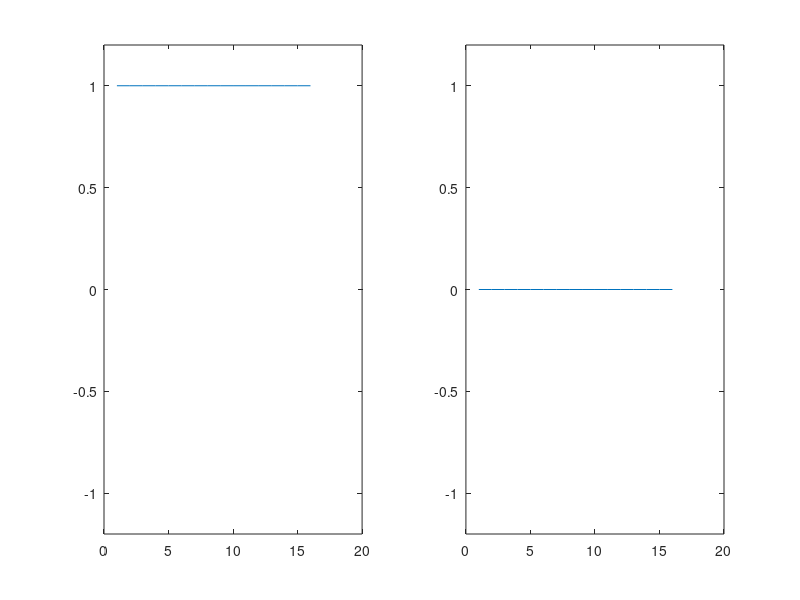
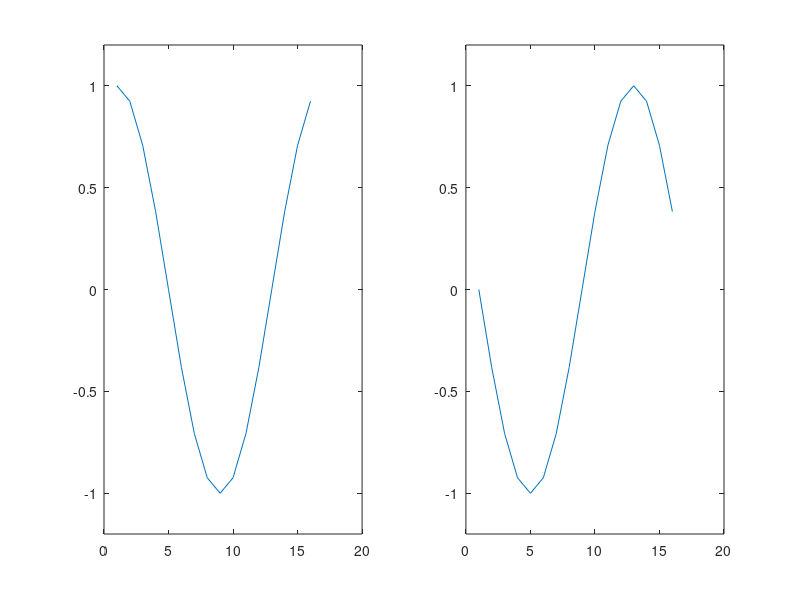
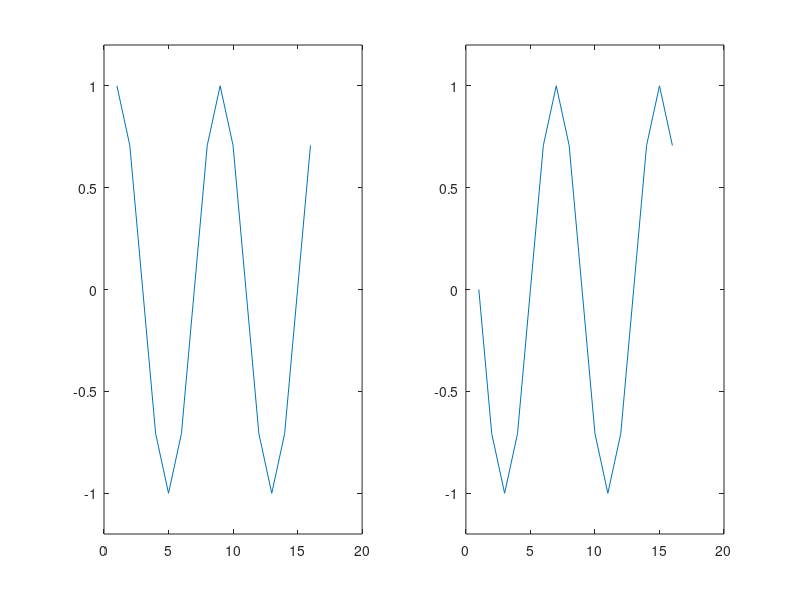
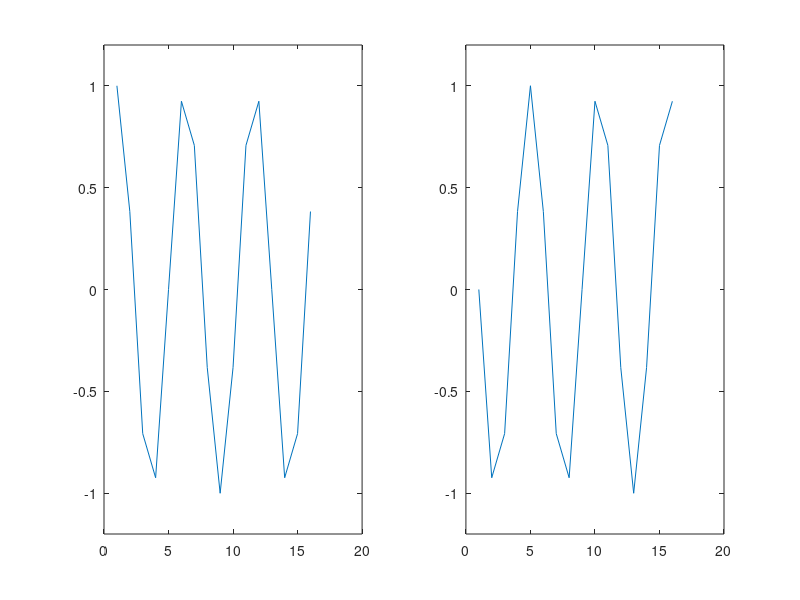

These charts were generated, in order, by the following MATLAB code:
%   Formulaci?n b?sica
%   F(n/[N*Ts]) = F(n*fs/N) = (1/N)*sumatory[ m(k*Ts)* exp(-j*2*pi*n*k/N) ]
%   for k = 0 to N-1  with  n = 0, 1, ..., N-1

%   N   = Number of samples = []
%   Ts  = sampling period = [s]
%   fs  = sampling frequency = 1/Ts = [Hz]
%   n   = index of frequecy = []
%   m(k*Ts) = sample taken in instant k*Ts

clear all 
close all 

fs  = 10;   %[Hz] sampling frequency
N   = 16;
Ts  = 1/fs; %[s] sampling period
tt  = (N-1)*Ts  %[s] signal duration 
k   = 0:N-1;

fc  = 1.25;    %[Hz] signal frequency
t   = k*Ts;
x   = 6*sin(2*pi*fc*t); % = x(2*pi*fc*k*Ts) => m(k*Ts)


%   "n" parameter acts as index to obtain different frequencies of study
%   F(0*fs/N), F(1*fs/N), F(2*fs/N), ... , F([N-1]*fs/N)

limx = [-1.2, 1.2];
limy = [-1.2, 1.2];

X = zeros(1, N);
vectorf = zeros(1,N);

for n = 0:N-1;
    
    kernel = exp(-j*2*pi*n*k/N);
    X(n+1) = (1/N)*sum(x.*kernel);
    vectorf(n+1) = n*fs/N; 
    
    
    figure
    subplot(1, 2, 1)
    plot(real(kernel))
    ylim(limy)
    subplot(1, 2, 2)
    plot(imag(kernel))
    ylim(limy)
end

limy = [min(x), max(x)];
absX = abs(X);
figure
subplot(1, 3, 1)
plot(t, x);
xlabel('time [s]');
ylim(limy);
subplot(1, 3, 2)
plot(vectorf, absX);
subplot(1, 3, 3)
stem(vectorf(1:N/2), absX(1:N/2));
xlabel('frequency [Hz]');
ylim(limy);










